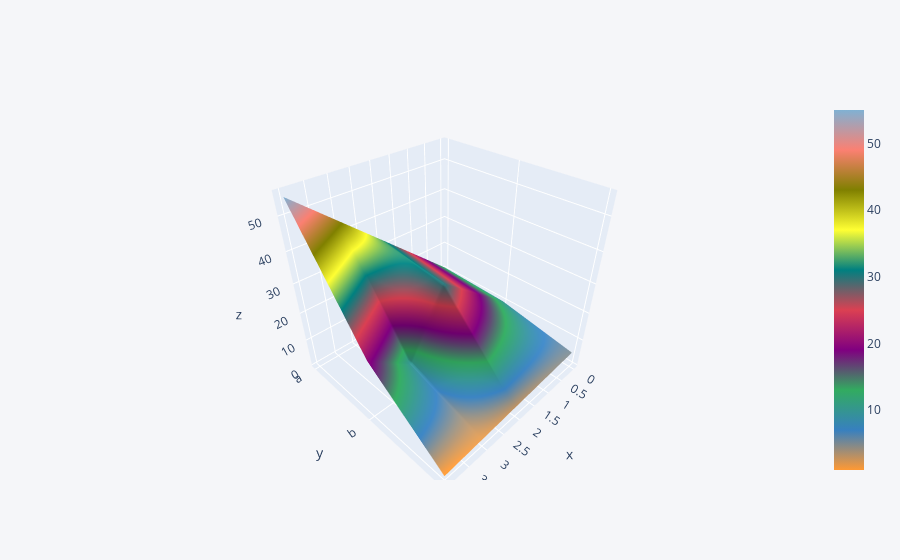

The code cell stored with this chart in its notebook:
### Markdown cell above
## Surface plot

By mentioning 'surface' as the 'kind', it will create a surface plot. It can be rotated around to view from different angles.

### Code cell
dataset3.iplot(kind='surface')

### Figure 1 — Plotly figure (JSON) as saved in the notebook; plotly's stock layout.template omitted (floating-point values rounded to 4 significant figures)
{"data": [{"colorscale": [[0, "rgb(255, 153, 51)"], [0.1111, "rgb(55, 128, 191)"], [0.2222, "rgb(50, 171, 96)"], [0.3333, "rgb(128, 0, 128)"], [0.4444, "rgb(219, 64, 82)"], [0.5556, "rgb(0, 128, 128)"], [0.6667, "rgb(255, 255, 51)"], [0.7778, "rgb(128, 128, 0)"], [0.8889, "rgb(251, 128, 114)"], [1, "rgb(128, 177, 211)"]], "type": "surface", "x": [0, 1, 2, 3, 4], "y": ["a", "b", "c"], "z": [[11, 22, 33, 44, 55], [10, 20, 30, 10, 20], [5, 4, 3, 2, 1]]}], "layout": {"legend": {"bgcolor": "#F5F6F9", "font": {"color": "#4D5663"}}, "paper_bgcolor": "#F5F6F9", "plot_bgcolor": "#F5F6F9", "title": {"font": {"color": "#4D5663"}}, "xaxis": {"gridcolor": "#E1E5ED", "showgrid": true, "tickfont": {"color": "#4D5663"}, "title": {"font": {"color": "#4D5663"}, "text": ""}, "zerolinecolor": "#E1E5ED"}, "yaxis": {"gridcolor": "#E1E5ED", "showgrid": true, "tickfont": {"color": "#4D5663"}, "title": {"font": {"color": "#4D5663"}, "text": ""}, "zerolinecolor": "#E1E5ED"}}}
